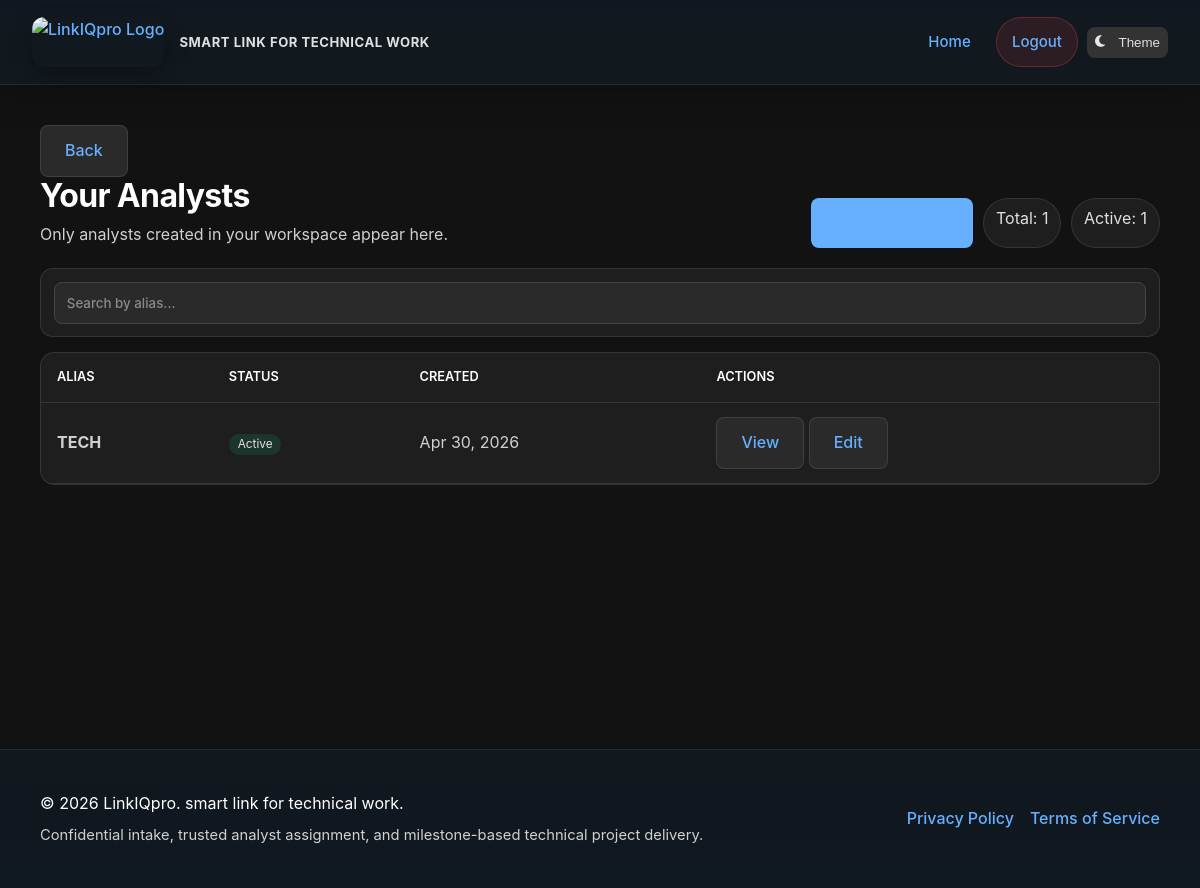
Page /dashboard/sub-admin/analysts/ (signed in) on the committed database.
### apps/users/models.py (models this page shows, shortened)
class PseudonymousUser(models.Model):
    id = models.UUIDField(primary_key=True, default=uuid.uuid4, editable=False)
    alias = models.CharField(max_length=255, unique=True)
    email = models.EmailField(null=True, blank=True)  # Deprecated - kept for migration
    email_hash = models.CharField(max_length=64, null=True, blank=True, unique=True)
    password_hash = models.CharField(max_length=255, null=True, blank=True)
    magic_token = models.CharField(max_length=255, unique=True, null=True, blank=True)
    magic_token_expires = models.DateTimeField(null=True, blank=True)
    is_admin = models.BooleanField(default=False)
    is_sub_admin = models.BooleanField(default=False)
    is_analyst = models.BooleanField(default=False)
    is_active = models.BooleanField(default=True)
    is_staff = models.BooleanField(default=False)
    is_superuser = models.BooleanField(default=False)
    created_at = models.DateTimeField(auto_now_add=True)
    last_login = models.DateTimeField(null=True, blank=True)
    last_seen = models.DateTimeField(default=timezone.now)
    parent_admin = models.ForeignKey(
        'self',
        on_delete=models.SET_NULL,
        null=True,
        blank=True,
        related_name='managed_users'
    )
    class Meta:
        ordering = ['-created_at']
        db_table = 'core_pseudonymoususer'  # Keep existing table name
    @property
    def is_authenticated(self):
        return True

### apps/users/views.py (the view)
# urls.py: path('dashboard/sub-admin/analysts/', views.sub_admin_analyst_list, name='sub_admin_analyst_list'),
@sub_admin_required
def sub_admin_analyst_list(request):
    analysts = PseudonymousUser.objects.filter(parent_admin=request.user, is_analyst=True).order_by('-created_at')
    search_query = request.GET.get('search', '').strip()
    if search_query:
        analysts = analysts.filter(alias__icontains=search_query)
    return render(request, 'core/sub_admin_analyst_list.html', {
        'user': request.user,
        'analysts': analysts,
        'search_query': search_query,
        'total_analysts': analysts.count(),
        'active_analysts': analysts.filter(is_active=True).count(),
    })

### core/context_processors.py (called while the page is built)
def chat_users(request):
    if request.user.is_authenticated:
        admins = PseudonymousUser.objects.filter(is_admin=True, is_active=True)
        return {
            'chat_admins': admins,
        }
    return {}

### templates/core/sub_admin_analyst_list.html (shortened to what this page needs)
{% extends "base.html" %}
{% block content %}
<div class="top">
  <div>
    <a href="{% url 'core:sub_admin_dashboard' %}" class="btn btn-secondary">Back</a>
    <h1>Your Analysts</h1>
    <p>Only analysts created in your workspace appear here.</p>
  </div>
  <div class="stats">
    <a href="{% url 'core:sub_admin_create_analyst' %}" class="btn btn-primary">Create Analyst</a>
    <span class="chip">Total: {{ total_analysts }}</span>
    <span class="chip">Active: {{ active_analysts }}</span>
  </div>
</div>
<div class="search">
  <form method="get"><input type="text" name="search" value="{{ search_query }}" placeholder="Search by alias..." /></form>
</div>
<div class="tbl">
  <table>
    <thead><tr><th>Alias</th><th>Status</th><th>Created</th><th>Actions</th></tr></thead>
    <tbody>
      {% for analyst in analysts %}
      <tr>
        <td><strong>{{ analyst.alias }}</strong></td>
        <td>{% if analyst.is_active %}<span class="status on">Active</span>{% else %}<span class="status off">Inactive</span>{% endif %}</td>
        <td>{{ analyst.created_at|date:"M d, Y" }}</td>
        <td>
          <a class="btn btn-secondary" href="{% url 'core:sub_admin_analyst_detail' analyst.id %}">View</a>
          <a class="btn btn-secondary" href="{% url 'core:sub_admin_edit_analyst' analyst.id %}">Edit</a>
        </td>
      </tr>
      {% empty %}
      <tr><td colspan="4" style="color:var(--text-secondary)">No analysts found.</td></tr>
      {% endfor %}
    </tbody>
  </table>
</div>
{% endblock %}

### static/main.css (style rules this page uses)
:root { --text-primary: #1a1a1a; --text-secondary: #2c2c2c; --text-muted: #4a4a4a; --bg-primary: #ffffff; --bg-secondary: #f8f9fa; --bg-tertiary: #f1f3f5; --accent-primary: #007bff; --accent-secondary: #00d9ff; --accent-gradient: linear-gradient(135deg, #007bff, #00d9ff); --success: #10b981; --warning: #f59e0b; --error: #ef4444; --info: #3b82f6; --border-color: rgba(0, 0, 0, 0.1); --border-light: rgba(0, 0, 0, 0.05); --shadow-sm: 0 1px 2px rgba(0, 0, 0, 0.05); --shadow-md: 0 4px 6px rgba(0, 0, 0, 0.07); --shadow-lg: 0 10px 15px rgba(0, 0, 0, 0.1); }
body.dark-theme { --text-primary: #ffffff; --text-secondary: #e0e0e0; --text-muted: #b0b0b0; --bg-primary: #121212; --bg-secondary: #1e1e1e; --bg-tertiary: #2a2a2a; --accent-primary: #66b0ff; --accent-secondary: #66e0ff; --accent-gradient: linear-gradient(135deg, #66b0ff, #66e0ff); --success: #34d399; --warning: #fbbf24; --error: #f87171; --info: #60a5fa; --border-color: rgba(255, 255, 255, 0.1); --border-light: rgba(255, 255, 255, 0.05); --shadow-sm: 0 1px 2px rgba(0, 0, 0, 0.2); --shadow-md: 0 4px 6px rgba(0, 0, 0, 0.25); --shadow-lg: 0 10px 15px rgba(0, 0, 0, 0.3); }
body { background-color: var(--bg-primary); color: var(--text-primary); }
p, li, .text-content, .description, span:not(.badge):not(.icon) { color: var(--text-secondary); }
h1, h2, h3, h4, h5, h6 { color: var(--text-primary); }
a { color: var(--accent-primary); }
.btn-primary { background-color: var(--accent-primary); color: white; }
.btn-secondary { background-color: transparent; border: 1px solid var(--border-color); color: var(--text-primary); }
body { background-color: #ffffff; color: #1a1a1a; font-family: system-ui, -apple-system, "Segoe UI", Roboto, "Helvetica Neue", Arial, sans-serif; line-height: 1.6; -webkit-font-smoothing: antialiased; -moz-osx-font-smoothing: grayscale; }
h1, h2, h3, h4, h5, h6 { color: #000000; font-weight: 700; letter-spacing: -0.02em; line-height: 1.2; }
p, li, .text-content, .description { color: #2c2c2c; font-weight: 400; line-height: 1.7; }
a { color: #0056b3; text-decoration: underline; font-weight: 500; transition: color 0.2s ease; }
button, .btn, input, textarea, select { color: #1a1a1a; font-weight: 500; }
::placeholder { color: #6c6c6c !important; opacity: 1; }
table { color: #2c2c2c; }
th { color: #000000; font-weight: 600; }
td { color: #2c2c2c; }
body.dark-theme { background-color: #121212; color: #e8e8e8; }
body.dark-theme h1, body.dark-theme h2, body.dark-theme h3, body.dark-theme h4, body.dark-theme h5, body.dark-theme h6 { color: #ffffff; }
body.dark-theme p, body.dark-theme li, body.dark-theme .text-content, body.dark-theme .description { color: #d0d0d0; }
body.dark-theme a { color: #66b0ff; }
body.dark-theme ::placeholder { color: #8a8a8a !important; }
body.dark-theme table { color: #e8e8e8; }
body.dark-theme th { color: #ffffff; }
body.dark-theme td { color: #d0d0d0; }
body.dark-theme input, body.dark-theme textarea, body.dark-theme select { background-color: #2a2a2a; color: #e8e8e8; border-color: #444444; }
html { scroll-behavior: smooth; }

### templates/base.html (style rules this page uses)
* { margin: 0; padding: 0; box-sizing: border-box; }
:root { --bg-primary: #0f0f0f; --bg-secondary: #1a1a1a; --bg-tertiary: #2a2a2a; --text-primary: #ffffff; --text-secondary: #b0b0b0; --accent-primary: #00d9ff; --accent-secondary: #0099cc; --border-color: #333333; --mobile-nav-width: 260px; --success: #10b981; --error: #ef4444; --warning: #f59e0b; }
body { font-family: -apple-system, BlinkMacSystemFont, 'Segoe UI', Roboto, Oxygen, Ubuntu, Cantarell, sans-serif; background-color: var(--bg-primary); color: var(--text-primary); line-height: 1.6; }
.btn { padding: 0.75rem 1.5rem; border: none; border-radius: 0.5rem; cursor: pointer; font-size: 1rem; transition: all 0.3s; text-decoration: none; display: inline-block; }
.btn-primary { background-color: var(--accent-primary); color: var(--bg-primary); font-weight: 600; }
.btn-secondary { background-color: var(--bg-tertiary); color: var(--text-primary); border: 1px solid var(--border-color); }
input[type="text"], input[type="email"], input[type="number"], input[type="date"], select, textarea { width: 100%; padding: 0.75rem; background-color: var(--bg-tertiary); border: 1px solid var(--border-color); border-radius: 0.5rem; color: var(--text-primary); font-family: inherit; transition: border-color 0.3s; }

### rows in the picture
PseudonymousUser: alias "TECH", is_active "Active", created_at "Apr 30, 2026"

### other values in the picture
{{ total_analysts }} "1"
{{ active_analysts }} "1"
